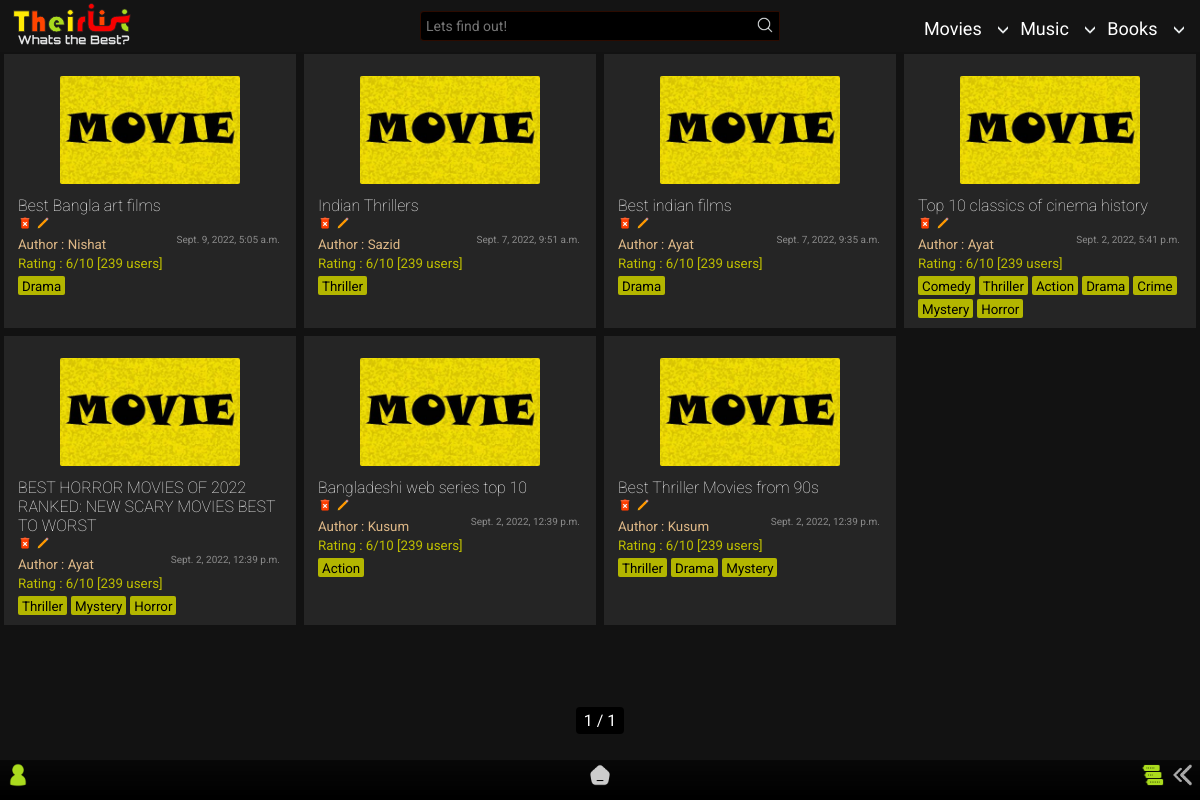
Screenshot of /home/list/ with the database file from the repository.
### app/models.py (models this page shows, shortened)
class List(models.Model):
    title = models.CharField(max_length=65)
    author = models.ForeignKey('Author',on_delete=models.SET_NULL,null=True)
    genre = models.ManyToManyField('Genre')
    posted = models.DateTimeField(auto_now_add=True)
    content = RichTextField(null=True,default=' ')
    type = models.CharField(max_length=10,default="Movie")
    slug = models.SlugField(max_length= 300,null=True, blank = True, unique=True)

class Author(models.Model):
    name = models.CharField(max_length=300)
    def __str__(self):
        return self.name

class Genre(models.Model):
    name = models.CharField(max_length=150)
    def __str__(self):
        return self.name

### app/views.py (the view)
# urls.py: path('list/',TheirListView.as_view(),name = 'list'),
class TheirListView(ListView): #movies
    model = List
    paginate_by = 8
    template_name ='app/List_list.html'
    def get_queryset(self, *args, **kwargs):
        qs = super().get_queryset(*args, **kwargs)
        qs = qs.order_by("-id")
        return qs

### templates/app/List_list.html (shortened to what this page needs)
{% extends "index.html" %}
{% load static %}
{% block content %}
<section>
  <div class="contain-sec" id="contain-sec">
    {% for lola in object_list %}
    <div class="elements">
      <div class="thumb">
        <img src="{% static 'app/images/movie-poster.jpg' %}" width="100px" />
      </div>
      <div class="Title">
        <a href="{{lola.slug}}/"><h4 class="tit">{{lola.title}}</h4></a>
        <a href="{% url 'app:delete_movie' lola.slug %}"><img src ="{% static 'app/images/delete.png' %}"></a>
        <a href="{% url 'app:update_list' lola.slug %}"><img src ="{% static 'app/images/edit.png' %}"></a>
      </div>
      <div class="Author">
        <small>Author : {{lola.author}}<span>{{lola.posted}}</span></small>
      </div>
      <div class="rating"><small>Rating : 6/10 [239 users]</small></div>
        {% for tag in lola.genre.all %}
        <div class="Genre">
        <small>{{ tag }}</small>
        </div>
          {% empty %}
          No tags!
        {% endfor %}
    </div>
    {% endfor %}
  </div>
  <div class="pagination_pages">
    <span class="step-links">
        <span class="current">
        {{ page_obj.number }} / {{ page_obj.paginator.num_pages }}
        </span>
    </span>
  </div>
</section>
{% endblock content %}

### static/app/css/desk.css (style rules this page uses)
:root { --rd: #D10000; --white: #ffffff; --rd2: #9DAAF2; }
* { margin: 0; padding: 0; box-sizing: border-box; font-family: 'Roboto', sans-serif; }
body { background-color: #121212; }

### staticfiles/app/css/content_css.css (style rules this page uses)
section { position: relative; z-index: 0; }
.contain-sec { padding-top: 50px; display: grid; width: 100%; grid-template-rows: repeat(auto-fit, minmax(100px, 1fr)); grid-template-columns: repeat(auto-fit, minmax(250px, 1fr)); position: relative; margin-bottom: 100px; }
.elements { padding: 10px 14px; width: auto; background-color: rgb(37, 37, 37); margin: 4px; border-radius: 0px; position: relative; }
.thumb { display: grid; justify-content: center; }
.thumb img { height: 108px; width: auto; border-radius: 2px; margin: 12px; }
.tit { color: white; font-weight: lighter; }
.Author { color: burlywood; }
.Author span { color: rgb(138, 138, 138); position: absolute; margin-right: 16px; right: 0; cursor: pointer; font-size: 10px; }
.rating { color: rgb(190, 190, 0); }
.Genre { margin: 0px 0px; margin-top: 4px; padding: 0px 4px; border-radius: 2px; background-color: rgb(179, 182, 0); color: rgb(0, 0, 0); width: max-content; cursor: pointer; display: inline-block; transition: all 100ms ease-in-out; }
.pagination_pages { color: white; width: 100%; position: fixed; bottom: 70px; text-align: center; }
.step-links { width: max-content; border-radius: 4px; }
.pagination_pages a,.pagination_pages span { color: white; background-color: black; padding: 4px 4px; cursor: pointer!important; }

### templates/app/List_list.html (style rules this page uses)
.Title img { height: 14px; }

### rows the page displays
List: title "Best Bangla art films", author "Nishat", posted "Sept. 9, 2022, 5:05 a.m."
Genre: name "Drama"
List: title "Indian Thrillers", author "Sazid", posted "Sept. 7, 2022, 9:51 a.m."
Genre: name "Thriller"
List: title "Best indian films", author "Ayat", posted "Sept. 7, 2022, 9:35 a.m."
List: title "Top 10 classics of cinema history", author "Ayat", posted "Sept. 2, 2022, 5:41 p.m."
Genre: name "Comedy"
Genre: name "Action"
Genre: name "Crime"
Genre: name "Mystery"
Genre: name "Horror"
List: title "BEST HORROR MOVIES OF 2022 RANKED: NEW SCARY MOVIES BEST TO WORST", author "Ayat", posted "Sept. 2, 2022, 12:39 p.m."
List: title "Bangladeshi web series top 10", author "Kusum", posted "Sept. 2, 2022, 12:39 p.m."
List: title "Best Thriller Movies from 90s", author "Kusum", posted "Sept. 2, 2022, 12:39 p.m."

### other values shown
{{ page_obj.number }} "1"
{{ page_obj.paginator.num_pages }} "1"
